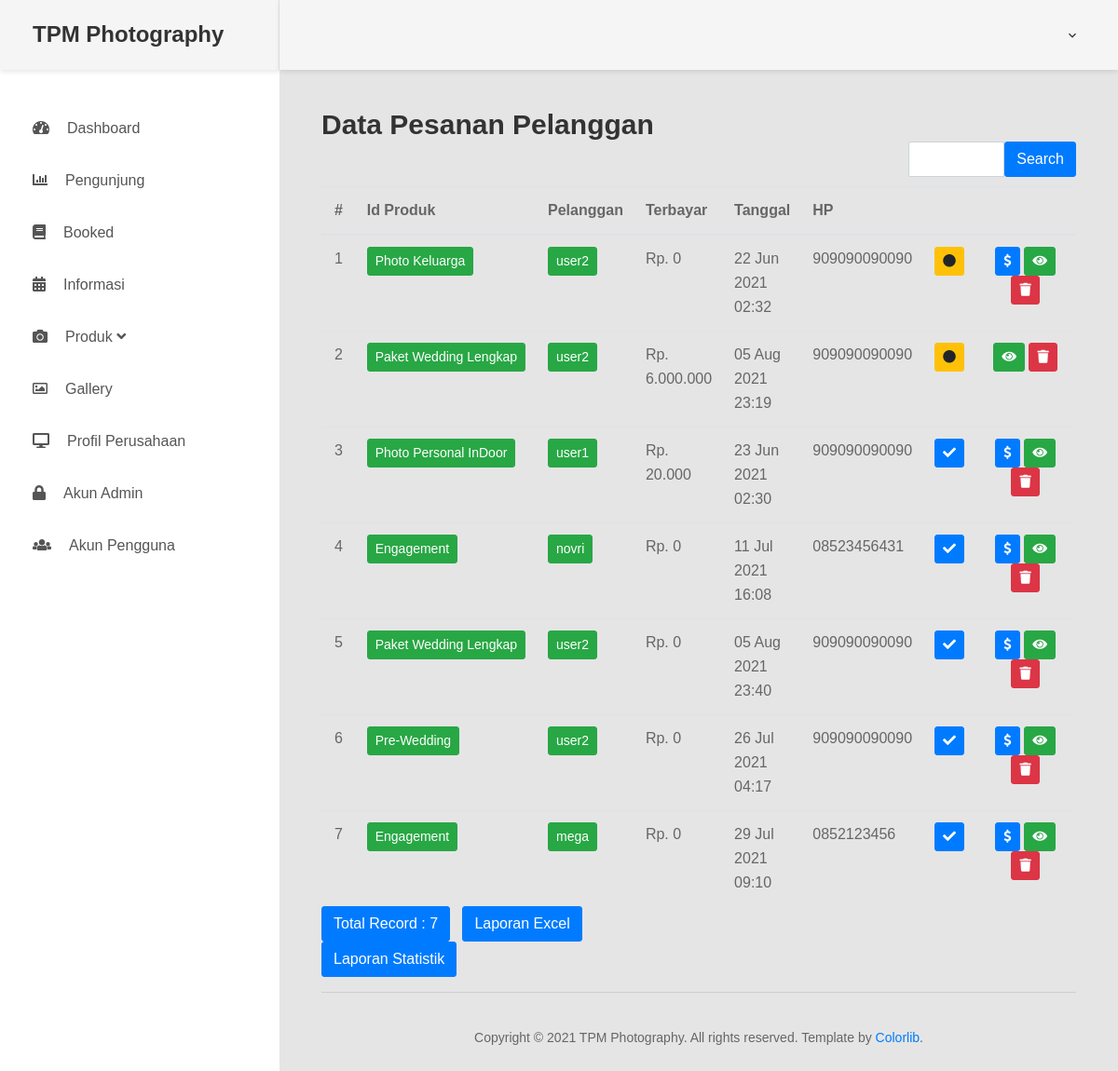
The app's page /index.php/admin/booking with its own data.
### tables this page shows
CREATE TABLE `booking` (
  `id` int(11) NOT NULL,
  `id_produk` int(11) NOT NULL,
  `username` varchar(50) NOT NULL,
  `tanggal` int(11) NOT NULL,
  `jumlah_peserta` int(4) NOT NULL DEFAULT 1,
  `uang_muka` int(11) NOT NULL DEFAULT 0,
  `bukti_pembayaran` text DEFAULT NULL,
  `status` enum('Sedang diproses','Diterima') NOT NULL DEFAULT 'Sedang diproses'
);

CREATE TABLE `produk` (
  `id` int(11) NOT NULL,
  `judul` varchar(150) NOT NULL,
  `kategori` varchar(100) NOT NULL,
  `harga` float NOT NULL,
  `jumlah_orang` int(4) NOT NULL DEFAULT 1,
  `deskripsi` text DEFAULT NULL
);

CREATE TABLE `users` (
  `id` varchar(25) NOT NULL,
  `username` varchar(25) NOT NULL,
  `password` varchar(100) NOT NULL,
  `nama` varchar(50) NOT NULL,
  `tempatlahir` varchar(25) NOT NULL,
  `tanggallahir` varchar(15) NOT NULL,
  `jenis_kelamin` enum('Pria','Wanita') NOT NULL,
  `hp` varchar(25) DEFAULT NULL,
  `alamat` text DEFAULT NULL,
  `level` enum('user','admin') NOT NULL DEFAULT 'user'
);

### application/controllers/admin/Booking.php (called while the page is built, shortened)
<?php
class Booking extends CI_Controller
{
    function __construct()
    {
        $this->load->model('Booking_model');
        $this->load->library('form_validation');
    }
    public function index()
    {
        $q = urldecode($this->input->get('q', TRUE));
        $start = intval($this->input->get('start'));
        if ($q <> '') {
            $config['base_url'] = base_url() . 'admin/Booking/index?q=' . urlencode($q);
            $config['first_url'] = base_url() . 'admin/Booking/index?q=' . urlencode($q);
        } else {
            $config['base_url'] = base_url() . 'admin/Booking/index';
            $config['first_url'] = base_url() . 'admin/Booking/index';
        }
        $config['per_page'] = 10;
        $config['page_query_string'] = TRUE;
        $this->Booking_model->db->join("users", "booking.username=users.username")->join("produk", "produk.id = booking.id_produk");
        $config['total_rows'] = $this->Booking_model->total_rows($q);
        $this->Booking_model->db->select("booking.*, produk.judul, SUM(booking.uang_muka) AS DP, SUM(produk.harga) AS harga, users.nama, users.id AS nik, users.hp")->join("users", "booking.username=users.username")->join("produk", "produk.id = booking.id_produk")->group_by("booking.id");
        $booking = $this->Booking_model->get_limit_data($config['per_page'], $start, $q);
        $this->load->library('pagination');
        $this->pagination->initialize($config);
        $data = array(
            'booking_data' => $booking,
            'q' => $q,
            'pagination' => $this->pagination->create_links(),
            'total_rows' => $config['total_rows'],
            'start' => $start,
            'konten' => 'admin/booking/booking_list'
        );
        $this->load->view('admin/container', $data);
    }
}

### index.php (called while the page is built, shortened)
<?php
require_once BASEPATH.'core/CodeIgniter.php';

### application/config/config.php (called while the page is built, shortened)
<?php
$config['base_url'] = ((isset($_SERVER['HTTPS']) && $_SERVER['HTTPS'] == "on") ? "https" : "http");
$config['base_url'] .= "://".$_SERVER['HTTP_HOST'];
$config['base_url'] .= preg_replace('@/+$@','',dirname($_SERVER['SCRIPT_NAME'])).'/';
$config['index_page'] = '';
$config['uri_protocol']	= 'REQUEST_URI';
$config['url_suffix'] = '';
$config['language']	= 'english';
$config['charset'] = 'UTF-8';
$config['enable_hooks'] = FALSE;
$config['subclass_prefix'] = 'MY_';
$config['composer_autoload'] = FALSE;
$config['permitted_uri_chars'] = 'a-z 0-9~%.:_\-';
$config['enable_query_strings'] = FALSE;
$config['controller_trigger'] = 'c';
$config['function_trigger'] = 'm';
$config['directory_trigger'] = 'd';
$config['allow_get_array'] = TRUE;
$config['log_threshold'] = 0;
$config['log_path'] = '';
$config['log_file_extension'] = '';
$config['log_file_permissions'] = 0644;
$config['log_date_format'] = 'Y-m-d H:i:s';
$config['error_views_path'] = '';
$config['cache_path'] = '';
$config['cache_query_string'] = FALSE;
$config['encryption_key'] = '';
$config['sess_driver'] = 'files';
$config['sess_cookie_name'] = 'ci_session';
$config['sess_expiration'] = 7200;
$config['sess_save_path'] = NULL;
$config['sess_match_ip'] = FALSE;
$config['sess_time_to_update'] = 300;
$config['sess_regenerate_destroy'] = FALSE;
$config['cookie_prefix']	= '';
$config['cookie_domain']	= '';
$config['cookie_path']		= '/';
$config['cookie_secure']	= FALSE;
$config['cookie_httponly'] 	= FALSE;
$config['standardize_newlines'] = FALSE;
$config['global_xss_filtering'] = FALSE;
$config['csrf_protection'] = FALSE;
$config['csrf_token_name'] = 'csrf_test_name';
$config['csrf_cookie_name'] = 'csrf_cookie_name';
$config['csrf_expire'] = 7200;
$config['csrf_regenerate'] = TRUE;
$config['csrf_exclude_uris'] = array();
$config['compress_output'] = FALSE;
$config['time_reference'] = 'local';
$config['rewrite_short_tags'] = FALSE;
$config['proxy_ips'] = '';

### application/models/Booking_model.php (called while the page is built, shortened)
<?php
class Booking_model extends CI_Model
{
    public $table = 'booking';
    function total_rows($q = NULL) {
        $this->db->like('booking.id', $q);
	$this->db->or_like('id_produk', $q);
	$this->db->or_like('booking.username', $q);
	$this->db->or_like('tanggal', $q);
	$this->db->from($this->table);
        return $this->db->count_all_results();
    }
    function get_limit_data($limit, $start = 0, $q = NULL) {
        $this->db->order_by("Status", "ASC  ");
        $this->db->like('booking.id', $q);
	$this->db->or_like('id_produk', $q);
	$this->db->or_like('booking.username', $q);
	$this->db->or_like('tanggal', $q);
	$this->db->limit($limit, $start);
        return $this->db->get($this->table)->result();
    }
}

### application/views/admin/booking/booking_list.php (the view, shortened to what this page needs)
<h2 style="margin-top:0px">Data Pesanan Pelanggan</h2>
<div class="row" style="margin-bottom: 10px">
    <div class="col-md-4">
    </div>
    <div class="col-md-4 text-center">
    </div>
    <div class="col-md-1 text-right">
    </div>
    <div class="col-md-3 text-right">
        <form action="<?php echo site_url('admin/Booking/index'); ?>" class="form-inline" method="get">
            <div class="input-group">
                <input type="text" class="form-control" name="q" value="<?php echo $q; ?>">
                <span class="input-group-btn">
                    <button class="btn btn-primary" type="submit">Search</button>
                </span>
            </div>
        </form>
    </div>
</div>
<div class="table-responsive">
    <table class="table" style="width: 100%; border-collapse: collapse;table-layout: auto;">
        <thead>
            <tr>
                <th class="text-center">#</th>
                <th>Id Produk</th>
                <th>Pelanggan</th>
                <th>Terbayar</th>
                <th>Tanggal</th>
                <th>HP</th>
                <th></th>
                <th></th>
            </tr>
        </thead>
        <tbody><?php
                foreach ($booking_data as $booking) {
                ?>
                <tr>
                    <td width="40px" class="text-center"><?php echo ++$start ?></td>
                    <td><a href="admin/Produk/read/<?php echo ($booking->id_produk) ?>" class="btn btn-sm btn-success"><?php echo $booking->judul ?></a></td>
                    <td><a href="admin/Users/read/<?php echo ($booking->nik) ?>" class="btn btn-sm btn-success"><?php echo $booking->nama ?></a></td>
                    <td>Rp. <?php echo format_number($booking->DP) ?></td>
                    <td><?php echo date("d M Y", $booking->tanggal) . "<br>" . date("H:i", $booking->tanggal) ?></td>
                    <td><?php echo $booking->hp ?></td>
                    <td class="text-center">
                        <?php if ($booking->status == "Sedang diproses") : ?>
                            <a href="admin/Booking/accept/<?php echo ($booking->id) ?>" class="btn btn-sm btn-warning" title="Belum dikonfirmasi" onclick="return confirm('Anda yakin akan menerima pesanan ini ?')"><i class="fa fa-circle"></i></a>
                        <?php else : ?>
                            <button type="button" class="btn btn-sm btn-primary" title="Telah dikonfirmasi"><i class="fa fa-check"></i></button>
                        <?php endif; ?>
                    </td>
                    <td style="text-align:center" width="150px">
                        <?php if ($booking->uang_muka < $booking->harga) : ?>
                            <a href="admin/Booking/lunas/<?php echo ($booking->id) ?>" class="btn btn-sm btn-primary" onclick="return confirm('Anda yakin ingin melunasi transaksi ini ?')"><i class="fa fa-dollar"></i></a>
                        <?php endif; ?>
                        <a href="admin/Booking/read/<?php echo ($booking->id) ?>" class="btn btn-sm btn-success"><i class="fa fa-eye"></i></a>
                        <a href="admin/Booking/delete/<?php echo ($booking->id) ?>" class="btn btn-sm btn-danger" onclick="javasciprt: return confirm('Anda yakin ingin menghapus data ini ?')"><i class="fa fa-trash"></i></a>
                    </td>
                </tr>
            <?php
                }
            ?>
        </tbody>
    </table>
</div>
<div class="row">
    <div class="col-md-6">
        <a href="#" class="btn btn-primary">Total Record : <?php echo $total_rows ?></a> &nbsp;
        <?php echo anchor(site_url('admin/Booking/excel'), 'Laporan Excel', 'class="btn btn-primary"'); ?> &nbsp;
        <?php echo anchor(site_url('admin/Booking/statistik'), 'Laporan Statistik', 'class="btn btn-primary" target="_blank"'); ?>
    </div>
    <div class="col-md-6 text-right">
    </div>
</div>

### records on screen
booking: id_produk.judul "Photo Keluarga", users.nama "user2", DP "0", tanggal "22 Jun 2021", tanggal "02:32", users.hp "909090090090"
booking: id_produk.judul "Paket Wedding Lengkap", users.nama "user2", DP "6.000.000", tanggal "05 Aug 2021", tanggal "23:19", users.hp "909090090090"
booking: id_produk.judul "Photo Personal InDoor", users.nama "user1", DP "20.000", tanggal "23 Jun 2021", tanggal "02:30", users.hp "909090090090"
booking: id_produk.judul "Engagement", users.nama "novri", DP "0", tanggal "11 Jul 2021", tanggal "16:08", users.hp "08523456431"
booking: id_produk.judul "Paket Wedding Lengkap", users.nama "user2", DP "0", tanggal "05 Aug 2021", tanggal "23:40", users.hp "909090090090"
booking: id_produk.judul "Pre-Wedding", users.nama "user2", DP "0", tanggal "26 Jul 2021", tanggal "04:17", users.hp "909090090090"
booking: id_produk.judul "Engagement", users.nama "mega", DP "0", tanggal "29 Jul 2021", tanggal "09:10", users.hp "0852123456"

### other values on screen
$total_rows "7"
